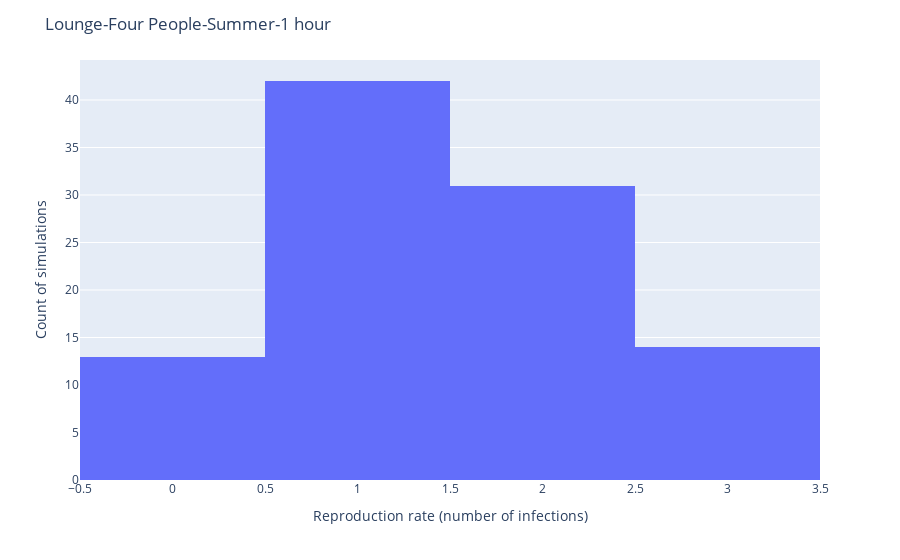

The cell this chart's notebook holds for it:
### Code cell
import plotly.express as px
df = pd.DataFrame(results, columns=["Infections", "Total visitors", "Attack rate"])
fig = px.histogram(df, x="Infections")
fig.update_layout(
    title=simulation_name,
    xaxis_title="Reproduction rate (number of infections)",
    yaxis_title="Count of simulations")
fig.show()
df.mean()

### Figure 1 — Plotly figure (JSON) as saved in the notebook; plotly's stock layout.template omitted (floating-point values rounded to 4 significant figures)
{"data": [{"alignmentgroup": "True", "bingroup": "x", "hovertemplate": "Infections=%{x}<br>count=%{y}<extra></extra>", "legendgroup": "", "marker": {"color": "#636efa"}, "name": "", "offsetgroup": "", "orientation": "v", "showlegend": false, "type": "histogram", "x": [2, 2, 2, 2, 2, 1, 1, 2, 1, 1, 3, 0, 3, 2, 3, 1, 1, 1, 3, 1, 1, 1, 1, 1, 2, 3, 1, 1, 0, 1, 1, 0, 1, 1, 1, 1, 1, 0, 1, 1, 2, 1, 1, 3, 2, 2, 1, 1, 1, 2, 2, 1, 0, 2, 2, 2, 2, 2, 1, 3, 0, 2, 1, 3, 0, 3, 1, 1, 2, 2, 1, 1, 3, 2, 0, 2, 0, 1, 2, 2, 0, 2, 2, 3, 2, 1, 2, 0, 3, 1, 1, 2, 3, 0, 3, 0, 1, 1, 2, 1], "xaxis": "x", "yaxis": "y"}], "layout": {"barmode": "relative", "legend": {"tracegroupgap": 0}, "margin": {"t": 60}, "title": {"text": "Lounge-Four People-Summer-1 hour"}, "xaxis": {"anchor": "y", "domain": [0, 1], "title": {"text": "Reproduction rate (number of infections)"}}, "yaxis": {"anchor": "x", "domain": [0, 1], "title": {"text": "Count of simulations"}}}}
